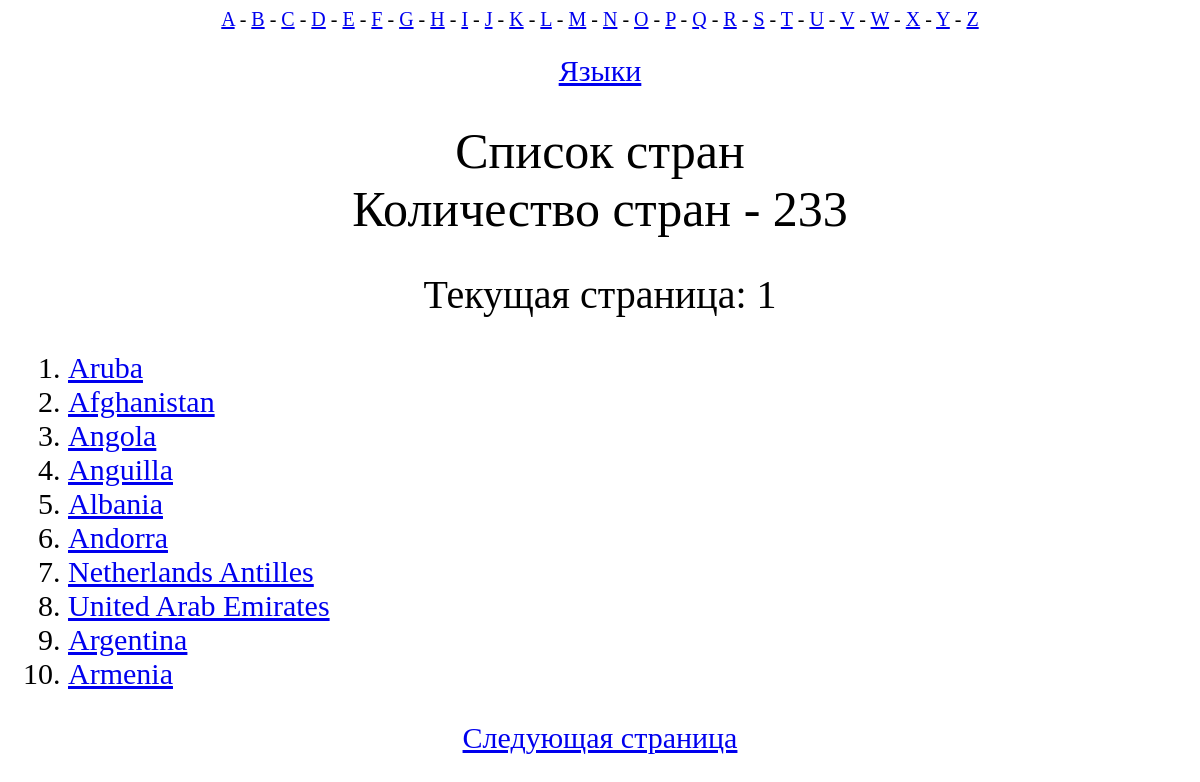
/country_list/, run on the app's committed database.
### MainApp/models.py (models this page shows)
class Country(models.Model):
    country = models.CharField(max_length=100)
    languages = models.JSONField()

### MainApp/views.py (the view)
# urls.py: path('country_list/', views.all_countries),
def all_countries(request):
    items = Country.objects.all()
    country_paginator = Paginator(items, 10)
    page_number = request.GET.get('page','1')
    page = country_paginator.get_page(page_number)
    context = {
        'alphabet': alphabet,
        'page': page,
        'count': country_paginator.count
    }
    return render(request, "country_list.html", context)

### templates/country_list.html (shortened to what this page needs)
<!DOCTYPE html>
<html lang="en">
<head>
</head>
<body>
<nav>
{% for char in alphabet %}
    {% if  char != 'Z' %}
        <a href="/letter/{{char}}"> {{ char }}</a> -
    {% else %}
        <a href="/letter/{{char}}"> {{ char }}</a>
    {% endif %}
{% endfor %}
<br>
<br>
<a href='/languages/all' id="under_nav">Языки</a>
</nav>
<h1>Список стран <br> Количество стран - {{ count }} </h1>
<h2>Текущая страница: {{ page.number }}</h2>
<ol>
    {%for item in page.object_list %}
        <li><a href="/{{ item.country }}">{{ item.country }}</a></li>
    {% endfor %}
</ol>
    <div class ="page-links">
        {% if page.has_next %}
        <a href="/country_list/?page={{ page.next_page_number }}">Следующая страница</a>
        {% endif %}
    </div>
</body>
</html>

### templates/country_list.html (style rules this page uses)
h1 { font-size: 50px; font-weight: normal; text-align: center; }
h2 { font-size: 40px; font-weight: normal; text-align: center; }
ol { font-size: 30px; font-weight: normal; text-align: left; margin-left: 20px; }
nav { font-size: 20px; font-weight: 500; text-align: center; }
#under_nav { font-size: 30px; font-weight: normal; text-align: center; }
.page-links { text-align: center; margin: auto; font-size: 30px; }

### data on the page
Country: country "Aruba"
Country: country "Afghanistan"
Country: country "Angola"
Country: country "Anguilla"
Country: country "Albania"
Country: country "Andorra"
Country: country "Netherlands Antilles"
Country: country "United Arab Emirates"
Country: country "Argentina"
Country: country "Armenia"

### other printed values
{{ char }} "A" "B" "C" "D" "E" "F" "G" "H" "I" "J" "K" "L" "M" "N" "O" "P" "Q" "R" "S" "T" "U" "V" "W" "X" "Y"
{{ char }} "Z"
{{ count }} "233"
{{ page.number }} "1"
